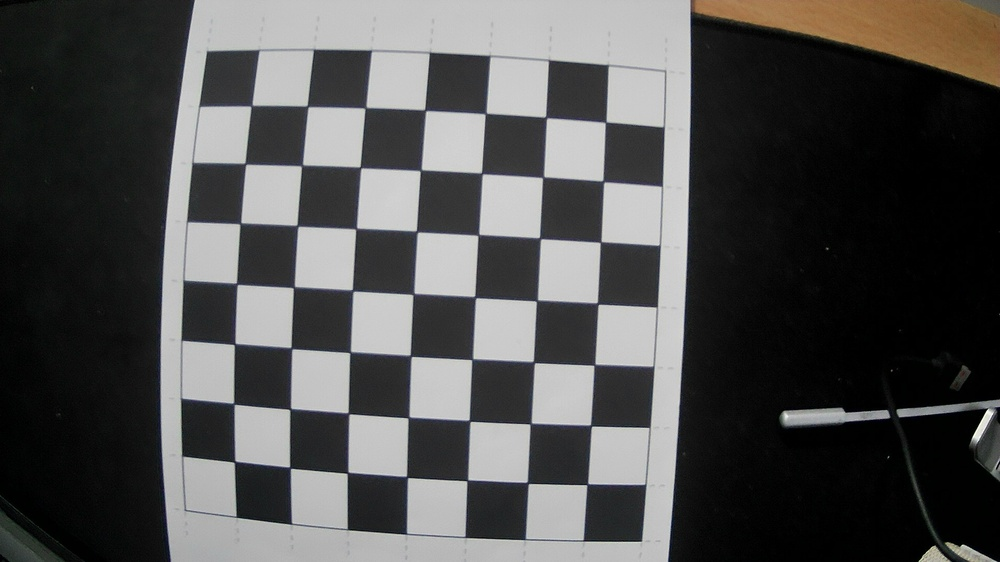
#> input picture cameraCalibration/images/image_20250127_183740_21.jpg, 1000 x 562 px, shrunk from 1920 x 1080 before the run
$ python test2.py
#> lines starting #> are read from the running program, lines starting #| are printed output that depends on the picture; after the words box and inside, x2 and y2 are one past the last pixel; in counts of white or black regions, pixels touching at a corner belong together
import cv2
import numpy as np


def calibrate_camera(img):
    # Chessboard parameters
    chessboardSize = (7, 7)
    size_of_chessboard_squares_mm = 24

    found, corners = cv2.findChessboardCorners(img, chessboardSize, cv2.CALIB_CB_ADAPTIVE_THRESH)

    print(found)

    cv2.drawChessboardCorners(img, chessboardSize, corners, found)

    cv2.imshow('img', img)

    cv2.waitKey(0)

    cv2.destroyAllWindows()

    # Perform camera calibration

# path = '/Users/rahi/Code/camera_calibration/cameraCalibration/images/image_20250127_183643_0.jpg'
path = 'cameraCalibration/images/image_20250127_183740_21.jpg'

img = cv2.imread(path)
#> img is the input picture: shape (562, 1000, 3); mean B, G, R 79.1, 79.8, 80.1
calibrate_camera(img)
#> in calibrate_camera, `found, corners = cv2.findChessboardCorners(img, chessboardSize, cv2.CA..`: found = True; corners = 49 rows, first 8: [251.2, 105.9], [307.9, 106], [365.3, 108], [425.1, 110.4], [485.9, 113.4], [545.6, 116.8], [605.6, 122.3], [245.5, 163.9]
#| True
#> in calibrate_camera, `cv2.drawChessboardCorners(img, chessboardSize, corners, found)`:
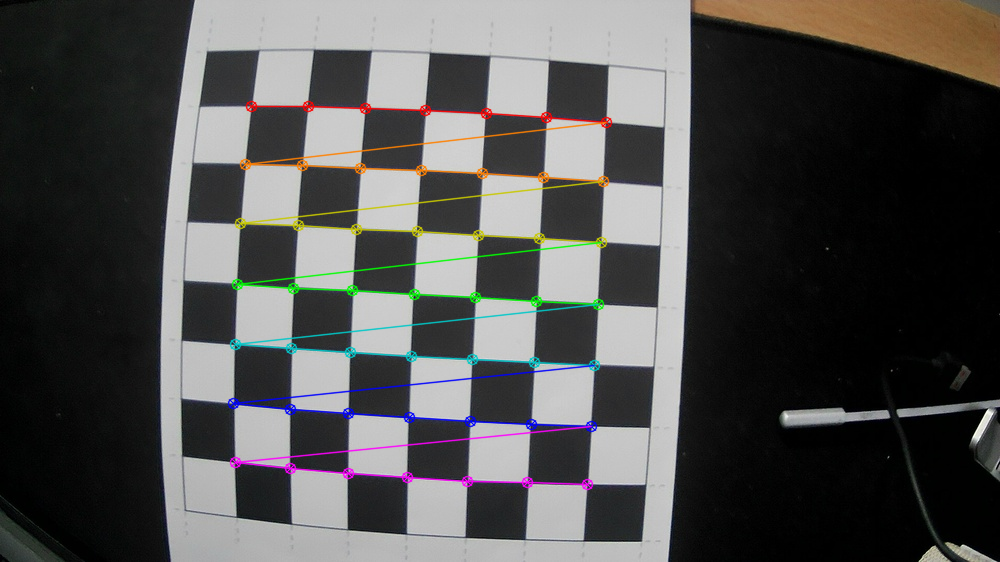
#> img: shape (562, 1000, 3); 3.2% of pixels changed, all inside (x1, y1, x2, y2) = (227, 100, 613, 491)

$ run again, with cameraCalibration/images/image_20250127_183643_0.jpg copied over cameraCalibration/images/image_20250127_183740_21.jpg
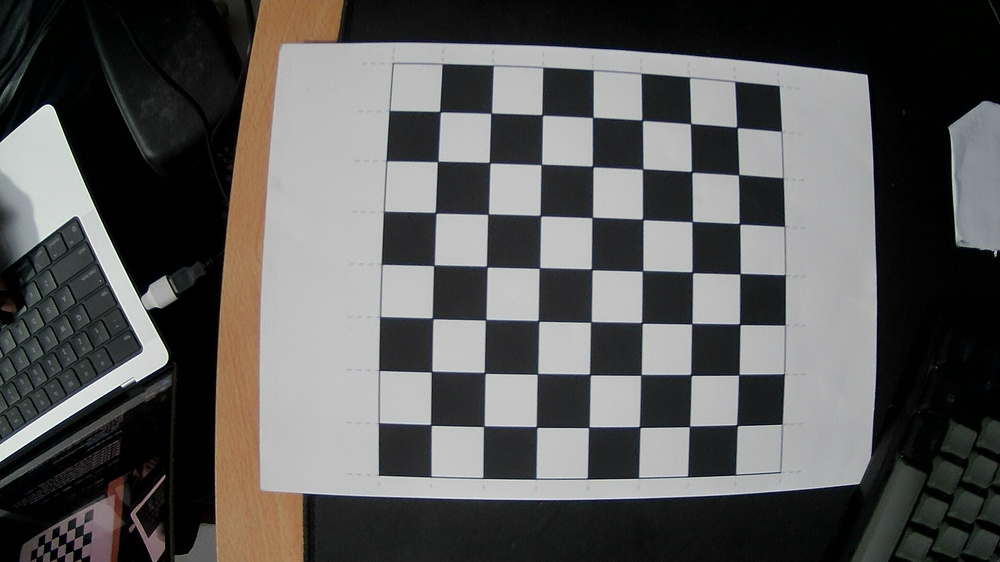
#> input picture cameraCalibration/images/image_20250127_183643_0.jpg, 1000 x 562 px, shrunk from 1920 x 1080 before the run
#> img is the input picture: shape (562, 1000, 3); mean B, G, R 87.3, 88.2, 89
#> found = True; corners = 49 rows, first 8: [439.8, 111.7], [491.2, 113.2], [542.1, 115], [592.8, 117.4], [642, 120.1], [690.6, 123.7], [736.8, 127.2], [437.7, 161.6]
#| True
#> in calibrate_camera, `cv2.drawChessboardCorners(img, chessboardSize, corners, found)`:
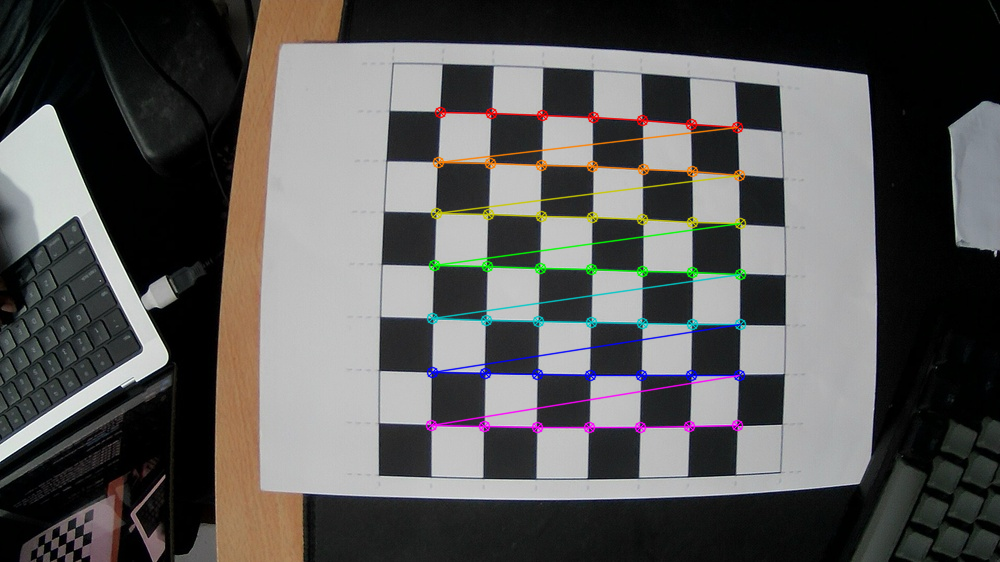
#> img: shape (562, 1000, 3); 2.82% of pixels changed, all inside (x1, y1, x2, y2) = (425, 106, 747, 434)
